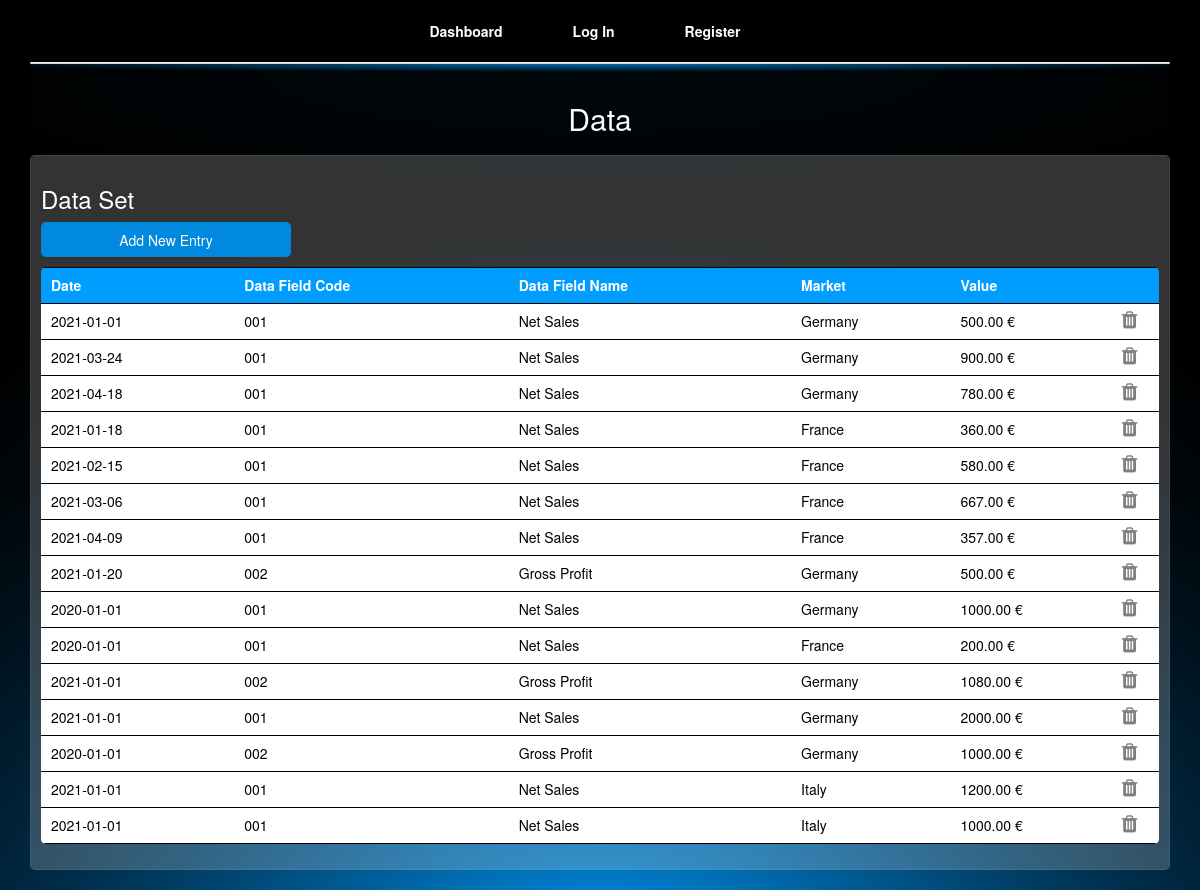
Page /data on the committed database.
### Dashboard/models.py (models this page shows)
class DfType(models.Model):
    code = models.CharField(max_length=10)
    name = models.CharField(max_length=25)

class Data(models.Model):
    timestamp = models.DateTimeField(auto_now=False, auto_now_add=False)
    dfCode = models.ForeignKey(DfType, on_delete=models.PROTECT)
    value = models.DecimalField(decimal_places=2, max_digits=12)
    country = models.CharField(max_length=100, default="Germany")

### Dashboard/views.py (the view, shortened to what this page needs)
# urls.py: path("data", views.data, name="data"),
def data(request):
    global choicesMarket
    class NewDataForm(forms.Form):
        timestamp = forms.DateTimeField(widget=forms.SelectDateWidget(attrs={'class' : "form-control"}, years=range(2010, 2022)))
        dfCode = forms.ChoiceField(choices = initializeNewDataForm(), widget = forms.Select(attrs={'class' : "form-control"}))
        value = forms.DecimalField(widget=forms.TextInput(attrs={'placeholder' : 'Value in €', 'class' : "form-control"}))
        market = forms.ChoiceField(choices = choicesMarket, widget = forms.Select(attrs={'class' : "form-control"}))
    form = NewDataForm()
    i = 0
    data = Data.objects.all()
    dataList = []
    for entry in data:
        dataSet = {}
        dataSet['timestamp'] = str(entry.timestamp).split(" ")[0]
        dataSet['dfCode'] = entry.dfCode.code
        dataSet['value'] = entry.value
        dataSet['market'] = choicesMarket[int(entry.country)][1]
        dataSet['name'] = entry.dfCode.name
        dataSet['id'] = entry.id
        dataList.append(dataSet)
        i += 1
    return render(request, "dashboard/data.html", {
        'dataList' : dataList,
        'form' : form
    })

### Dashboard/views.py
    class NewDataForm(forms.Form):
        timestamp = forms.DateTimeField(widget=forms.SelectDateWidget(attrs={'class' : "form-control"}, years=range(2010, 2022)))
        dfCode = forms.ChoiceField(choices = initializeNewDataForm(), widget = forms.Select(attrs={'class' : "form-control"}))
        value = forms.DecimalField(widget=forms.TextInput(attrs={'placeholder' : 'Value in €', 'class' : "form-control"}))
        market = forms.ChoiceField(choices = choicesMarket, widget = forms.Select(attrs={'class' : "form-control"}))

### Dashboard/views.py (called while the page is built)
def initializeNewDataForm():
    global choices
    choices = []
    dfTypes = DfType.objects.all()
    choicesList = ["Select Data Field"]
    for entry in dfTypes:
        choicesList.append(str(entry.code) + " - " + str(entry.name))
    numeration = range(0, len(choicesList))
    choices = list(zip(numeration, choicesList))
    return choices

### Dashboard/templates/dashboard/data.html (shortened to what this page needs)
{% extends "dashboard/layout.html" %}
{% block body %}
<h2 class="caption white">Data</h2>
<div class="db _1trelement">
    <h3 class="white">Data Set</h3>
    <input type="submit" class="button-box btn-New box" value="Add New Entry">
    <div class="table-box"><table>
        <tr class="tr-head">
            <th><div class="table-cell">Date</div></th>
            <th><div class="table-cell">Data Field Code</div></th>
            <th><div class="table-cell">Data Field Name</div></th>
            <th><div class="table-cell">Market</div></th>
            <th><div class="table-cell">Value</div></th>
            <th><div class="table-cell"></div></th>
        </tr>
        {% for data in dataList %}
            <tr>
                <td><div class="table-cell">{{ data.timestamp }}</div></td>
                <td><div class="table-cell">{{ data.dfCode }}</div></td>
                <td><div class="table-cell">{{ data.name }}</div></td>
                <td><div class="table-cell">{{ data.market }}</div></td>
                <td><div class="table-cell">{{ data.value }} €</div></td>
                <td><div id="{{ data.id }}" class="deleteBtnBox"><i class="fa fa-trash" style="font-size:20px; color: grey;"></i></div></td>
            </tr>
        {% endfor %}
    </table></div>
</div>
{% endblock %}

### Dashboard/templates/dashboard/layout.html (shortened to what this page needs)
{% load static %}
<!DOCTYPE html>
<html lang="en">
    <head>
        <link rel="stylesheet" href="https://stackpath.bootstrapcdn.com/bootstrap/4.4.1/css/bootstrap.min.css">
        <link href="{% static 'dashboard/styles.css' %}" rel="stylesheet">
        <link rel="stylesheet" href="https://maxcdn.bootstrapcdn.com/font-awesome/4.6.3/css/font-awesome.min.css" type="text/css">
        <link href='https://maxcdn.bootstrapcdn.com/bootstrap/3.3.6/css/bootstrap.min.css' rel='stylesheet'>
        <link rel="stylesheet" href="https://cdnjs.cloudflare.com/ajax/libs/font-awesome/4.7.0/css/font-awesome.min.css">
    </head>
    <body>
        <div id="header">
            <nav class="navbar">
                <ul class="navbar-nav">
                    <li class="nav-item">
                        <a class="nav-link white" href="{% url 'index' %}">Dashboard</a>
                    </li>
                {% if user.is_authenticated %}
                    <li class="nav-item">
                        <a class="nav-link white" href="{% url 'datafields' %}">Data Fields</a>
                    </li>
                    <li class="nav-item">
                        <a class="nav-link white" href="{% url 'kpi' %}">Performance Indicator</a>
                    </li>
                    <li class="nav-item">
                        <a class="nav-link white" href="{% url 'data' %}">Data</a>
                    </li>
                    <li class="nav-item">
                        <a class="nav-link white" href="{% url 'logout' %}">Log Out</a>
                    </li>
                {% else %}
                    <li class="nav-item">
                        <a class="nav-link white" href="{% url 'login' %}">Log In</a>
                    </li>
                    <li class="nav-item">
                        <a class="nav-link white" href="{% url 'register' %}">Register</a>
                    </li>
                {% endif %}
                </ul>
            </nav>
            <div class="head-bg">
                <div class="nav-frame-bg"></div>
                <div class="nav-frame"></div>
            </div>
        </div>
        <div class="body">
            {% block body %}
            {% endblock %}
        </div>
    </body>
</html>

### Dashboard/static/dashboard/styles.css (style rules this page uses)
.body { width: 100%; height: 100%; position: relative; padding-left: 2.5%; padding-right: 2.5%; }
.table-box { width: auto; height: auto; border-radius: 5px; overflow: hidden; margin-bottom: 15px; }
table { width: 100%; height: auto; }
table, td { border-bottom: 0.5px solid black; border-top: 0.5px solid black; border-collapse: collapse; color: white; }
tr { line-height: 35px; }
.tr-head { background-color: rgba(0, 157, 255, 1); }
td { background-color: rgba(255,255,255,1); color: black; }
.table-cell { padding-left: 10px; }
.caption { width: 100%; text-align: center; margin-bottom: 20px; }
h3 { margin: 0px; padding: 0px; }
.white { color: white; }
input { width: 100%; border-radius: 5px; border: lightgrey 2px solid; z-index: 99; }
#header { position: relative; display: flex; justify-content: left; flex-wrap: wrap; width: 100%; height: auto; margin-top: -20px; }
.navbar { list-style: none; width: 95%; height: auto; margin-left: 2.5%; margin-right: 2.5%; background-color: black; z-index: 1; }
.head-bg { position: relative; width: 100%; margin-top: -20px; }
.nav-frame { position: absolute; top: 0px; left: 0px; z-index: 3; width: 95%; height: 2px; border-radius: 10px; margin-left: 2.5%; margin-right: 2.5%; background-image:linear-gradient(white, rgba(192,192,192)); }
.nav-frame-bg { width: 95%; height: 250px; background-image: radial-gradient(100vh 20vh at 50% 100%,rgba(0, 157, 255, 0.05), transparent), radial-gradient(80vh 1vh at 50% 100%,rgba(0, 157, 255, 0.65), transparent); background-size: 100% 100%; margin-left: 2.5%; margin-right: 2.5%; transform: rotate(180deg); z-index: 2; position: absolute; top: 2px; right: 0px; }
.navbar-nav { width: auto; display: inline-block; height: auto; text-align: center; margin-left: 50%; }
.nav-item { width: auto; padding-right: 20px; height: auto; }
.nav-link { text-decoration: none; font-weight: bold; height: 20px; margin: 20px; }
.db { background-color: rgba(0, 157, 255, 0.2); margin-bottom: 20px; border-radius: 15px; border: solid 0.5px rgba(197, 197, 197, 0.1); }
._1trelement { width: 100%; background-color: rgb(255, 255, 255, 0.2); padding: 10px; height: auto; position: relative; border-radius: 5px; }
input { width: 680px; }
.box { margin-bottom: 10px; }
.fa { color: rgba(255,255,255,0.75); }
.button-box { background-color: rgb(0, 137, 222); height: 35px; width: 250px; border-radius: 5px; border: 0px; color: white; position: relative; z-index: 99; display: flex; justify-content: center; align-items: center; display: block; }
li { list-style-type: none; display : inline; margin-right: 10px; }

### rows in the picture
DfType: dfCode "001" "001" "001" "001" "001" "001" "001" "001" "001" "001" "001" "001", name "Net Sales" "Net Sales" "Net Sales" "Net Sales" "Net Sales" "Net Sales" "Net Sales" "Net Sales" "Net Sales" "Net Sales" "Net Sales" "Net Sales"
Data: value "500.00"
Data: value "900.00"
Data: value "780.00"
Data: value "360.00"
Data: value "580.00"
Data: value "667.00"
Data: value "357.00"
DfType: dfCode "002" "002" "002", name "Gross Profit" "Gross Profit" "Gross Profit"
Data: value "500.00"
Data: value "1000.00"
Data: value "200.00"
Data: value "1080.00"
Data: value "2000.00"
Data: value "1000.00"
Data: value "1200.00"
Data: value "1000.00"

### other values in the picture
{{ data.timestamp }} "2021-01-01" "2021-03-24" "2021-04-18" "2021-01-18" "2021-02-15" "2021-03-06" "2021-04-09" "2021-01-20" "2020-01-01" "2020-01-01" "2021-01-01" "2021-01-01" "2020-01-01" "2021-01-01" "2021-01-01"
{{ data.market }} "Germany" "Germany" "Germany" "France" "France" "France" "France" "Germany" "Germany" "France" "Germany" "Germany" "Germany" "Italy" "Italy"
